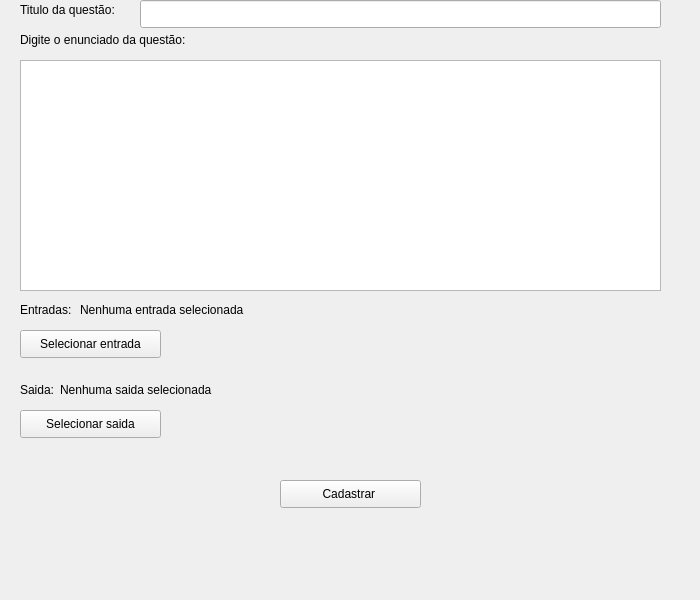
<?xml version="1.0" encoding="UTF-8"?>
<ui version="4.0">
 <class>formCadastrarQuestao</class>
 <widget class="QWidget" name="formCadastrarQuestao">
  <property name="geometry">
   <rect>
    <x>0</x>
    <y>0</y>
    <width>700</width>
    <height>600</height>
   </rect>
  </property>
  <property name="windowTitle">
   <string>Form</string>
  </property>
  <widget class="QLabel" name="label">
   <property name="geometry">
    <rect>
     <x>470</x>
     <y>210</y>
     <width>281</width>
     <height>91</height>
    </rect>
   </property>
   <property name="text">
    <string>TextLabel</string>
   </property>
  </widget>
  <widget class="QPushButton" name="btnCadastrarQuestao">
   <property name="geometry">
    <rect>
     <x>400</x>
     <y>260</y>
     <width>83</width>
     <height>28</height>
    </rect>
   </property>
   <property name="text">
    <string>Cadastrar</string>
   </property>
  </widget>
  <widget class="QLabel" name="label_2">
   <property name="geometry">
    <rect>
     <x>20</x>
     <y>30</y>
     <width>211</width>
     <height>20</height>
    </rect>
   </property>
   <property name="text">
    <string>Digite o enunciado da questão:</string>
   </property>
  </widget>
  <widget class="QTextEdit" name="txtEnunciado">
   <property name="geometry">
    <rect>
     <x>20</x>
     <y>60</y>
     <width>641</width>
     <height>231</height>
    </rect>
   </property>
  </widget>
  <widget class="QLabel" name="label_3">
   <property name="geometry">
    <rect>
     <x>20</x>
     <y>300</y>
     <width>62</width>
     <height>20</height>
    </rect>
   </property>
   <property name="text">
    <string>Entradas:</string>
   </property>
  </widget>
  <widget class="QLabel" name="label_4">
   <property name="geometry">
    <rect>
     <x>20</x>
     <y>380</y>
     <width>41</width>
     <height>20</height>
    </rect>
   </property>
   <property name="text">
    <string>Saida:</string>
   </property>
  </widget>
  <widget class="QPushButton" name="btnSelecionarEntrada">
   <property name="geometry">
    <rect>
     <x>20</x>
     <y>330</y>
     <width>141</width>
     <height>28</height>
    </rect>
   </property>
   <property name="text">
    <string>Selecionar entrada</string>
   </property>
  </widget>
  <widget class="QPushButton" name="pushButton">
   <property name="geometry">
    <rect>
     <x>20</x>
     <y>410</y>
     <width>141</width>
     <height>28</height>
    </rect>
   </property>
   <property name="text">
    <string>Selecionar saida</string>
   </property>
  </widget>
  <widget class="QLabel" name="lblEntrada">
   <property name="geometry">
    <rect>
     <x>80</x>
     <y>300</y>
     <width>601</width>
     <height>20</height>
    </rect>
   </property>
   <property name="text">
    <string>Nenhuma entrada selecionada</string>
   </property>
  </widget>
  <widget class="QLabel" name="lblSaida">
   <property name="geometry">
    <rect>
     <x>60</x>
     <y>380</y>
     <width>631</width>
     <height>20</height>
    </rect>
   </property>
   <property name="text">
    <string>Nenhuma saida selecionada</string>
   </property>
  </widget>
  <widget class="QLabel" name="label_5">
   <property name="geometry">
    <rect>
     <x>20</x>
     <y>0</y>
     <width>121</width>
     <height>20</height>
    </rect>
   </property>
   <property name="text">
    <string>Titulo da questão:</string>
   </property>
  </widget>
  <widget class="QLineEdit" name="lineTitulo">
   <property name="geometry">
    <rect>
     <x>140</x>
     <y>0</y>
     <width>521</width>
     <height>28</height>
    </rect>
   </property>
  </widget>
  <widget class="QPushButton" name="pushButton_2">
   <property name="enabled">
    <bool>false</bool>
   </property>
   <property name="geometry">
    <rect>
     <x>380</x>
     <y>250</y>
     <width>83</width>
     <height>28</height>
    </rect>
   </property>
   <property name="text">
    <string>ler</string>
   </property>
  </widget>
  <widget class="QPushButton" name="pushButton_3">
   <property name="geometry">
    <rect>
     <x>280</x>
     <y>480</y>
     <width>141</width>
     <height>28</height>
    </rect>
   </property>
   <property name="text">
    <string>Cadastrar </string>
   </property>
  </widget>
  <zorder>label</zorder>
  <zorder>btnCadastrarQuestao</zorder>
  <zorder>pushButton_2</zorder>
  <zorder>label_2</zorder>
  <zorder>txtEnunciado</zorder>
  <zorder>label_3</zorder>
  <zorder>label_4</zorder>
  <zorder>btnSelecionarEntrada</zorder>
  <zorder>pushButton</zorder>
  <zorder>lblEntrada</zorder>
  <zorder>lblSaida</zorder>
  <zorder>label_5</zorder>
  <zorder>lineTitulo</zorder>
  <zorder>pushButton_3</zorder>
 </widget>
 <resources/>
 <connections/>
</ui>
